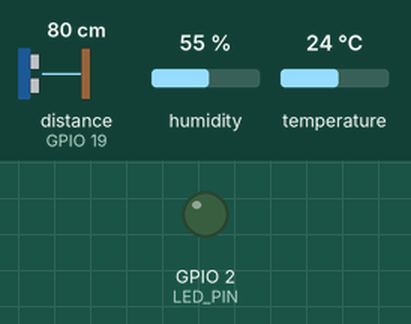
This program was run on a simulated ESP32. Shown: output pins drawn as LEDs (lit = HIGH). The test bench sets the inputs (shaded band); at power-on: distance to the obstacle (sensor on GPIO 19) 80 cm, humidity 55 %, temperature 24 °C. The echo pulse lasts 58.3 µs per cm; WiFi joins after 1.5 s; servers stay silent unless stated; the local clock reads 2024-03-15 10:24:30 at power-on unless the program sets it; random numbers use the default seed unless the program sets one; no MQTT or app messages arrive unless stated; pins used as bus, display or sensor lines are not drawn; what the program prints to the serial monitor is not drawn.

Above: at 2.5 s.
At 5.06 s:
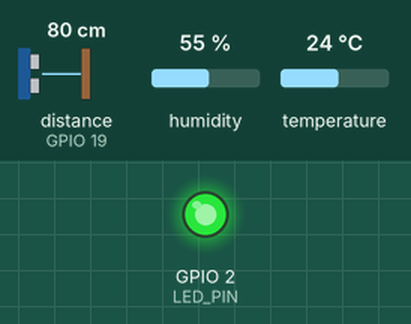
Timing chart, 0 to 6.5 s (numbered marks = the images above):
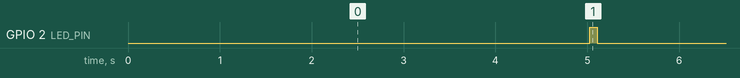

Measured:
- by itself, GPIO 2 (LED_PIN): alternates HIGH for 0.08 s and LOW for 4.9 s

The program:

main.cpp
```cpp
#include <Arduino.h>
#include <WiFi.h>
#include <PubSubClient.h>
#include <DHTesp.h>
#include <math.h>
#include <time.h>
#include <sys/time.h>
#include <esp_system.h>
#include <esp_sntp.h>

// ================= CAU HINH =================

const char* WIFI_SSID = "Wokwi-GUEST";
const char* WIFI_PASSWORD = "";

const char* MQTT_SERVER = "broker.hivemq.com";
const int MQTT_PORT = 1883;

const char* MQTT_TOPIC =
    "ptit/iot_lab2/manh_7c91/esp32_01/telemetry";

const char* DEVICE_ID = "esp32_01";

const int DHT_PIN = 15;
const int TRIG_PIN = 5;
const int ECHO_PIN = 19;
const int LED_PIN = 2;

const unsigned long SEND_INTERVAL_MS = 5000;

// ================= DOI TUONG =================

WiFiClient wifiClient;
PubSubClient mqttClient(wifiClient);
DHTesp dht;

unsigned long lastSample = 0;
unsigned long lastWifiAttempt = 0;
unsigned long lastMqttAttempt = 0;
unsigned long sequenceNo = 0;

char bootId[24];
char clientId[64];

// ================= DOC KHOANG CACH =================

float readDistanceCm() {
    digitalWrite(TRIG_PIN, LOW);
    delayMicroseconds(2);

    digitalWrite(TRIG_PIN, HIGH);
    delayMicroseconds(10);
    digitalWrite(TRIG_PIN, LOW);

    unsigned long duration =
        pulseIn(ECHO_PIN, HIGH, 30000);

    if (duration == 0) {
        return NAN;
    }

    return duration * 0.0343f / 2.0f;
}

// Chuyen gia tri loi thanh null de JSON van hop le
void numberOrNull(float value, char* output, size_t size) {
    if (isfinite(value)) {
        snprintf(output, size, "%.2f", value);
    } else {
        snprintf(output, size, "null");
    }
}

// ================= DUY TRI KET NOI =================

void maintainConnections() {
    unsigned long now = millis();

    if (WiFi.status() != WL_CONNECTED) {
        if (now - lastWifiAttempt >= 10000) {
            lastWifiAttempt = now;
            Serial.println("Reconnecting WiFi...");
            WiFi.reconnect();
        }
        return;
    }

    if (!mqttClient.connected()) {
        if (now - lastMqttAttempt >= 3000) {
            lastMqttAttempt = now;

            Serial.print("Connecting MQTT... ");

            if (mqttClient.connect(clientId)) {
                Serial.println("OK");
            } else {
                Serial.printf(
                    "FAILED, rc=%d\n",
                    mqttClient.state()
                );
            }
        }
    }

    if (mqttClient.connected()) {
        mqttClient.loop();
    }
}

// ================= LAY MAU VA GUI =================

void sampleAndPublish() {
    // Tang theo moi lan lay mau, ke ca khi mat mang
    sequenceNo++;

    TempAndHumidity data = dht.getTempAndHumidity();

    if (dht.getStatus() != 0) {
        data.temperature = NAN;
        data.humidity = NAN;
    }

    float distance = readDistanceCm();

    // Lay thoi gian UTC sau khi doc cam bien
    struct timeval tv;
    gettimeofday(&tv, nullptr);

    if (tv.tv_sec < 1700000000) {
        Serial.printf(
            "seq=%lu | Waiting for NTP time\n",
            sequenceNo
        );
        return;
    }

    unsigned long long timestampMs =
        (unsigned long long)tv.tv_sec * 1000ULL
        + (unsigned long long)tv.tv_usec / 1000ULL;

    if (WiFi.status() != WL_CONNECTED ||
        !mqttClient.connected()) {
        Serial.printf(
            "seq=%lu | Offline - sample not sent\n",
            sequenceNo
        );
        return;
    }

    char temperatureText[24];
    char humidityText[24];
    char distanceText[24];

    numberOrNull(
        data.temperature,
        temperatureText,
        sizeof(temperatureText)
    );

    numberOrNull(
        data.humidity,
        humidityText,
        sizeof(humidityText)
    );

    numberOrNull(
        distance,
        distanceText,
        sizeof(distanceText)
    );

    char payload[512];

    int length = snprintf(
        payload,
        sizeof(payload),
        "{\"device_id\":\"%s\","
        "\"boot_id\":\"%s\","
        "\"ts_ms\":%llu,"
        "\"temperature\":%s,"
        "\"humidity\":%s,"
        "\"distance_cm\":%s,"
        "\"rssi\":%d,"
        "\"sequence\":%lu,"
        "\"uptime_s\":%lu}",
        DEVICE_ID,
        bootId,
        timestampMs,
        temperatureText,
        humidityText,
        distanceText,
        (int)WiFi.RSSI(),
        sequenceNo,
        millis() / 1000UL
    );

    if (length < 0 || length >= (int)sizeof(payload)) {
        Serial.println("Payload too large - skip");
        return;
    }

    bool ok = mqttClient.publish(
        MQTT_TOPIC,
        payload,
        false
    );

    Serial.printf(
        "%s | publish=%s\n",
        payload,
        ok ? "OK" : "FAILED"
    );

    if (ok) {
        digitalWrite(LED_PIN, HIGH);
        delay(80);
        digitalWrite(LED_PIN, LOW);
    }
}

// ================= KHOI TAO =================
void onTimeSync(struct timeval* tv) {
    Serial.printf(
        "[NTP] Dong bo thanh cong | UTC epoch=%llu ms\n",
        (unsigned long long)tv->tv_sec * 1000ULL
        + (unsigned long long)tv->tv_usec / 1000ULL
    );
}

void setup() {
    Serial.begin(115200);

    pinMode(TRIG_PIN, OUTPUT);
    pinMode(ECHO_PIN, INPUT);
    pinMode(LED_PIN, OUTPUT);

    digitalWrite(TRIG_PIN, LOW);
    digitalWrite(LED_PIN, LOW);

    dht.setup(DHT_PIN, DHTesp::DHT22);

    WiFi.mode(WIFI_STA);
    WiFi.setAutoReconnect(true);
    WiFi.begin(WIFI_SSID, WIFI_PASSWORD, 6);

    // Tao ma phien moi khi ESP32 khoi dong
    snprintf(
        bootId,
        sizeof(bootId),
        "%08lx%08lx",
        (unsigned long)esp_random(),
        (unsigned long)esp_random()
    );

    snprintf(
        clientId,
        sizeof(clientId),
        "ptit-manh-7c91-%s",
        bootId
    );

    mqttClient.setServer(MQTT_SERVER, MQTT_PORT);
    mqttClient.setSocketTimeout(5);

    if (!mqttClient.setBufferSize(768)) {
        Serial.println("Cannot allocate MQTT buffer");
    }

    // Ghi log moi khi dong bo NTP thanh cong
    sntp_set_time_sync_notification_cb(onTimeSync);

    // Dong bo lai moi 30 giay
    sntp_set_sync_interval(30000);

    configTime(
        0,
        0,
        "pool.ntp.org",
        "time.google.com"
    );

    Serial.println("\n=== IoT TH2 ===");
    Serial.printf("Device: %s\n", DEVICE_ID);
    Serial.printf("Boot ID: %s\n", bootId);
    Serial.printf("Topic: %s\n", MQTT_TOPIC);
    Serial.println("Connecting WiFi...");
}

// ================= VONG LAP CHINH =================

void loop() {
    maintainConnections();

    unsigned long now = millis();

    if (now - lastSample >= SEND_INTERVAL_MS) {
        lastSample = now;
        sampleAndPublish();
    }

    delay(2);
}
```
